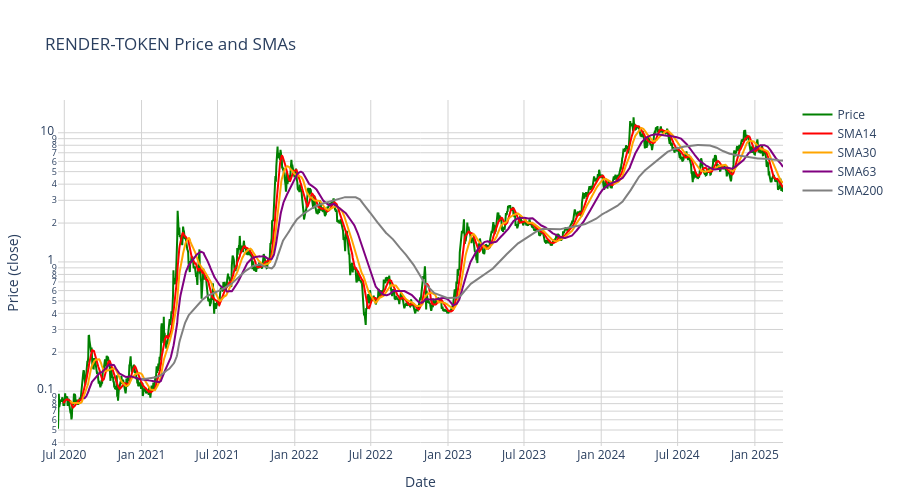

Write notebook code for a chart like this one.
### Code cell
import pandas as pd
import numpy as np
import plotly.graph_objects as go
from tabulate import tabulate

class TrendAnalyzer:
    def __init__(self, asset_id, data_path, btc_data_path, use_btc_adjusted=True):
        self.asset_id = asset_id
        self.data_path = f"{data_path}{asset_id}_candles.csv"
        self.btc_data_path = btc_data_path
        self.use_btc_adjusted = use_btc_adjusted
        self.data = self._load_data()
        self.price_column = self._set_price_column()
        print(f"Price column selected: {self.price_column}")
        self.ma_periods = {
            'Short Term': [3, 5, 7, 14],
            'Medium Term': [21, 30, 45, 63],
            'Long Term': [84, 100, 120, 150, 200, 252, 365]
        }
        self._calculate_indicators()
        self.classified_data = self._create_classified_data()

    def _load_data(self):
        # Load asset data
        data = pd.read_csv(self.data_path)
        data['date'] = pd.to_datetime(data['date'])
        data.dropna(inplace=True)
        print(f"Initial columns after loading asset data: {list(data.columns)}")

        # Load and merge Bitcoin data if not Bitcoin
        if self.asset_id != 'bitcoin':
            btc_data = pd.read_csv(self.btc_data_path)
            btc_data['date'] = pd.to_datetime(btc_data['date'])
            btc_data = btc_data[['date', 'close']].rename(columns={'close': 'btc_close'})
            print(f"Bitcoin data columns: {list(btc_data.columns)}")
            data = data.merge(btc_data, on='date', how='left')
            print(f"Columns after merge: {list(data.columns)}")
            if 'close' in data.columns and 'btc_close' in data.columns:
                data[f'{self.asset_id}_btc'] = data['close'] / data['btc_close']
            else:
                print(f"Missing columns after merge. Available columns: {list(data.columns)}")
            data = data.drop(columns=['btc_close'], errors='ignore')
            print(f"Columns after dropping 'btc_close': {list(data.columns)}")
        return data

    def _set_price_column(self):
        if self.use_btc_adjusted and self.asset_id != 'bitcoin':
            return f'{self.asset_id}_btc'
        else:
            return 'close'

    def _calculate_indicators(self):
        if self.price_column not in self.data.columns:
            raise KeyError(f"Column '{self.price_column}' not found. Available columns: {list(self.data.columns)}")
        self.data[self.price_column] = pd.to_numeric(self.data[self.price_column], errors='coerce')
        self.data.dropna(subset=[self.price_column], inplace=True)
        print(f"Columns after numeric conversion and dropna: {list(self.data.columns)}")
        
        for term, periods in self.ma_periods.items():
            for period in periods:
                self.data[f'SMA{period}'] = self.data[self.price_column].rolling(
                    window=period, min_periods=period
                ).mean()
        
        for term, periods in self.ma_periods.items():
            for period in periods:
                self.data[f'RoC{period}'] = (
                    (self.data[self.price_column] - self.data[self.price_column].shift(period))
                    / self.data[self.price_column].shift(period) * 100
                )
        print(f"Columns after calculating indicators: {list(self.data.columns)}")

    def classify_trend(self, mas, rocs):
        n_mas = len(mas.dropna())
        n_rocs = len(rocs.dropna())
        if n_mas == 0 or n_rocs == 0:
            return "Neutral"
        
        pos_mas = 0
        for col in mas.index:
            period = int(col.replace('SMA', ''))
            current_ma = self.data[f'SMA{period}'].iloc[-1]
            prev_ma = self.data[f'SMA{period}'].iloc[-2] if len(self.data) > 1 else np.nan
            if not np.isnan(current_ma) and not np.isnan(prev_ma) and current_ma > prev_ma:
                pos_mas += 1
        
        pos_mas = pos_mas / n_mas * 100 if n_mas > 0 else 0
        pos_rocs = sum(1 for roc in rocs if roc > 0) / n_rocs * 100 if n_rocs > 0 else 0
        
        avg_pos = (pos_mas + pos_rocs) / 2
        
        if avg_pos >= 75:
            return "Strong Bull"
        elif avg_pos >= 50:
            return "Weak Bull"
        elif avg_pos <= 25:
            return "Strong Bear"
        elif avg_pos <= 40:
            return "Weak Bear"
        else:
            return "Neutral"

    def _create_classified_data(self):
        # Initialize a copy of the original data
        classified_data = self.data.copy()
        
        # Calculate classifications for each day
        short_term_mas = [f'SMA{period}' for period in self.ma_periods['Short Term']]
        medium_term_mas = [f'SMA{period}' for period in self.ma_periods['Medium Term']]
        long_term_mas = [f'SMA{period}' for period in self.ma_periods['Long Term']]
        
        short_term_rocs = [f'RoC{period}' for period in self.ma_periods['Short Term']]
        medium_term_rocs = [f'RoC{period}' for period in self.ma_periods['Medium Term']]
        long_term_rocs = [f'RoC{period}' for period in self.ma_periods['Long Term']]

        classified_data['Short Term'] = classified_data.apply(
            lambda row: self.classify_trend(row[short_term_mas], row[short_term_rocs]), axis=1
        )
        classified_data['Medium Term'] = classified_data.apply(
            lambda row: self.classify_trend(row[medium_term_mas], row[medium_term_rocs]), axis=1
        )
        classified_data['Long Term'] = classified_data.apply(
            lambda row: self.classify_trend(row[long_term_mas], row[long_term_rocs]), axis=1
        )
        
        # Calculate Overall classification for each day
        classified_data['Overall'] = classified_data.apply(
            lambda row: self._compute_overall_classification(
                [row['Short Term'], row['Medium Term'], row['Long Term']]
            ), axis=1
        )
        
        return classified_data

    def _compute_overall_classification(self, trends):
        overall_pos = sum(1 for c in trends if c in ["Strong Bull", "Weak Bull"]) / len(trends) * 100
        if overall_pos >= 75:
            return "Strong Bull"
        elif overall_pos >= 50:
            return "Weak Bull"
        elif overall_pos <= 25:
            return "Strong Bear"
        elif overall_pos <= 40:
            return "Weak Bear"
        else:
            return "Neutral"

    def analyze(self):
        classifications = {}
        for term, periods in self.ma_periods.items():
            mas = self.data[[f'SMA{period}' for period in periods]].iloc[-1]
            rocs = self.data[[f'RoC{period}' for period in periods]].iloc[-1]
            classification = self.classify_trend(mas, rocs)
            classifications[term] = classification
            print(f"{term} classification: {classification}")
        overall_trends = list(classifications.values())
        overall_pos = sum(1 for c in overall_trends if c in ["Strong Bull", "Weak Bull"]) / len(overall_trends) * 100
        if overall_pos >= 75:
            overall_classification = "Strong Bull"
        elif overall_pos >= 50:
            overall_classification = "Weak Bull"
        elif overall_pos <= 25:
            overall_classification = "Strong Bear"
        elif overall_pos <= 40:
            overall_classification = "Weak Bear"
        else:
            overall_classification = "Neutral"
        classifications['Overall'] = overall_classification
        print(f"Overall classification: {overall_classification}")
        return classifications

    def create_table(self):
        classifications = self.analyze()
        table_data = {
            'Ticker': [self.asset_id.upper()],
            'Short Term Trend': [classifications['Short Term']],
            'Medium Term Trend': [classifications['Medium Term']],
            'Long Term Trend': [classifications['Long Term']],
            'Overall Trend': [classifications['Overall']]
        }
        print(f"Table data: {table_data}")
        table = tabulate(table_data, headers='keys', tablefmt='pretty', showindex=False)
        print(table)
        return None

    def create_chart(self):
        selected_smas = [14, 30, 63, 200]
        fig = go.Figure()

        fig.add_trace(go.Scatter(
            x=self.data['date'],
            y=self.data[self.price_column],
            mode='lines',
            name='Price',
            line=dict(color='green'),
            yaxis='y1'
        ))

        colors = ['red', 'orange', 'purple', 'gray']
        for i, period in enumerate(selected_smas):
            fig.add_trace(go.Scatter(
                x=self.data['date'],
                y=self.data[f'SMA{period}'],
                mode='lines',
                name=f'SMA{period}',
                line=dict(color=colors[i % len(colors)], width=2),
                yaxis='y1'
            ))

        fig.update_layout(
            title=f"{self.asset_id.upper()} Price and SMAs",
            xaxis_title="Date",
            yaxis_title=f"Price ({self.price_column})",
            yaxis=dict(type='log', autorange=True, gridcolor='lightgray'),
            xaxis=dict(gridcolor='lightgray'),
            template="plotly_white",
            showlegend=True,
            height=500,
            margin=dict(l=50, r=50, t=100, b=50)
        )
        return fig

    def visualize(self):
        self.create_table()
        chart_fig = self.create_chart()
        chart_fig.show()

# Usage
analyzer = TrendAnalyzer(
    asset_id='render-token',
    data_path='/Users/valter.rebelo/MissionControl/data/micro/candleData/',
    btc_data_path='/Users/valter.rebelo/MissionControl/data/micro/assetData/bitcoin.csv',
    use_btc_adjusted=False
)
analyzer.visualize()

### Figure 1 — Plotly figure (JSON) as saved in the notebook; plotly's stock layout.template omitted (floating-point values rounded to 4 significant figures; data arrays with more than 128 entries replaced by an {"elided": "..."} marker saying what was removed)
{"data": [{"line": {"color": "green"}, "mode": "lines", "name": "Price", "type": "scatter", "x": {"elided": "1728 str values"}, "y": {"elided": "1728 float values"}, "yaxis": "y"}, {"line": {"color": "red", "width": 2}, "mode": "lines", "name": "SMA14", "type": "scatter", "x": {"elided": "1728 str values"}, "y": {"elided": "1728 float values"}, "yaxis": "y"}, {"line": {"color": "orange", "width": 2}, "mode": "lines", "name": "SMA30", "type": "scatter", "x": {"elided": "1728 str values"}, "y": {"elided": "1728 float values"}, "yaxis": "y"}, {"line": {"color": "purple", "width": 2}, "mode": "lines", "name": "SMA63", "type": "scatter", "x": {"elided": "1728 str values"}, "y": {"elided": "1728 float values"}, "yaxis": "y"}, {"line": {"color": "gray", "width": 2}, "mode": "lines", "name": "SMA200", "type": "scatter", "x": {"elided": "1728 str values"}, "y": {"elided": "1728 float values"}, "yaxis": "y"}], "layout": {"height": 500, "margin": {"b": 50, "l": 50, "r": 50, "t": 100}, "showlegend": true, "title": {"text": "RENDER-TOKEN Price and SMAs"}, "xaxis": {"gridcolor": "lightgray", "title": {"text": "Date"}}, "yaxis": {"autorange": true, "gridcolor": "lightgray", "title": {"text": "Price (close)"}, "type": "log"}}}
